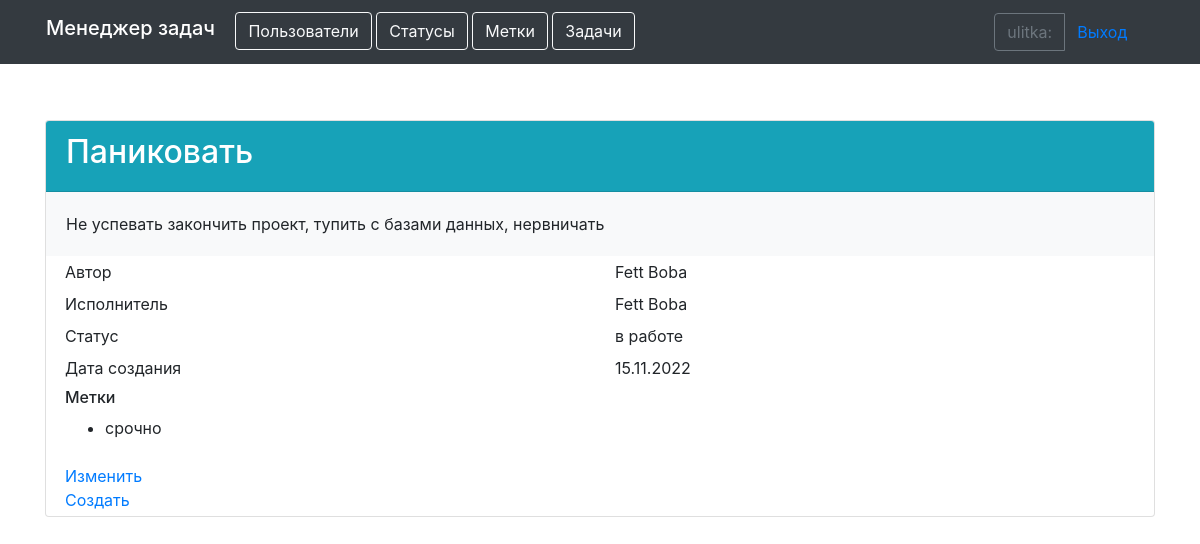
The app's page /tasks/1/ (signed in) with its own data.
### task_manager/apps/users/models.py (models this page shows)
class User(AbstractUser):
    def __str__(self):
        return self.get_full_name()

### task_manager/apps/tasks/models.py (models this page shows, shortened)
class Task(models.Model):
    name = models.CharField(max_length=255,
                            verbose_name=names.name)
    description = models.TextField(null=True,
                                   verbose_name=names.descr)
    author = models.ForeignKey(User, on_delete=models.PROTECT,
                               verbose_name=names.author)
    status = models.ForeignKey(Status, on_delete=models.PROTECT,
                               verbose_name=names.status)
    executor = models.ForeignKey(User, on_delete=models.PROTECT,
                                 null=True,
                                 related_name='executor',
                                 verbose_name=names.executor
                                 )
    time_create = models.DateTimeField(auto_now_add=True,
                                       verbose_name=names.date)
    label = models.ManyToManyField(Label, through='LabelForTask',
                                   verbose_name=names.label)

### task_manager/apps/statuses/models.py (models this page shows)
class Status(models.Model):
    time_create = models.DateTimeField(auto_now_add=True)
    name = models.CharField(max_length=255,
                            verbose_name=names.name)
    def __str__(self):
        return self.name

### task_manager/apps/labels/models.py (models this page shows)
class Label(models.Model):
    time_create = models.DateTimeField(auto_now_add=True)
    name = models.CharField(max_length=255,
                            verbose_name=names.name)
    def __str__(self):
        return self.name

### task_manager/apps/tasks/views.py (the view, shortened to what this page needs)
# urls.py: path('<int:pk>/', ShowTask.as_view(), name='show_task'),
class ShowTask(LoginRequiredMixin, DetailView):
    model = Task
    template_name = 'tasks/show_task.html'
    context_object_name = 'task'
    login_url = 'login'

### task_manager/templates/tasks/show_task.html
{% extends 'basic.html' %}
{% load bootstrap4 %}
{% load i18n %}
{% block content %}
<div class="card">
  <div class="card-header bg-info text-white">
    <h2>{{ task.name }}</h2>
  </div>
    <div class="card-body bg-light" >
    {{ task.description }}
    </div>
     <div class="row m-1">
        <div class="col">{% translate 'Author' %}</div>
        <div class="col">{{ task.author }}</div>
      </div>
      <div class="row m-1">
        <div class="col">{% translate 'Executor' %}</div>
        <div class="col">{{ task.executor }}</div>
      </div>
      <div class="row m-1">
        <div class="col">{% translate 'Status' %}</div>
        <div class="col">{{ task.status }}</div>
      </div>
      <div class="row m-1">
        <div class="col">{% translate 'Created date' %}</div>
        <div class="col">{{ task.time_create|date:'d.m.Y' }}</div>
      </div>
    <div class="row m-1">
        <div class="col">
            <h6>{% translate "Labels:" %}</h6>
            {% for lbl in task.label.all %}
            <ul>
                <li>{{ lbl }}</li>
            </ul>
            {% endfor %}
        </div>
    </div>
    <div class="row m-1">
        <div class="col">
          <a href="{% url 'update_tsk' task.pk %}">{% translate 'Update' %}</a>
          <br>
          <a href="{% url 'delete_tsk' task.pk %}">{% translate 'Create' %}</a>
        </div>
    </div>
</div>
{% endblock %}

### task_manager/templates/basic.html (shortened to what this page needs)
{% load bootstrap4 %}
{% load i18n %}
{% get_current_language as LANGUAGE_CODE %}
{% bootstrap_css %}
<!DOCTYPE html>
<html lang="{{ LANGUAGE_CODE }}">
<head>
</head>
<body class="d-flex flex-column h-100">
    <header>
        <div class="container d-flex justify-content-between">
            <nav class="navbar navbar-expand-md navbar-dark fixed-top bg-dark">
                <div class="container-fluid">
                    <div class="col-md-10">
                        <h1 class="navbar-brand" >{% translate "Task manager" %}</h1>
                        <a href="{% url 'users_list' %}" class="btn btn-outline-light" role="button">{% translate "Users" %}</a>
                        {% if request.user.is_authenticated %}
                        <a href="{% url 'statuses' %}" class="btn btn-outline-light" role="button">{% translate "Statuses" %}</a>
                        <a href="{% url 'labels' %}" class="btn btn-outline-light" role="button">{% translate "Labels" %}</a>
                        <a href="{% url 'tasks_list' %}" class="btn btn-outline-light" role="button">{% translate "Tasks" %}</a>
                        {% endif %}
                    </div>
                    <div class="col-6 col-md-2">
                        {% if request.user.is_authenticated %}
                        <div class="btn-group" data-toggle="buttons">
                            <a class="btn btn-outline-secondary" >{{ user.username }}:</a>
                            <a href="{% url 'logout' %}" class="btn btn-link" role="button">{% translate "Log out" %}</a>
                            </div>
                        {% else %}
                        <div class="btn-group" data-toggle="buttons">
                            <a href="{% url 'login' %}" class="btn btn-link" role="button">{% translate "Log in" %}</a>
                            <a href="{% url 'register' %}" class="btn btn-link" role="button">{% translate "Sing up" %}</a>
                        </div>
                        {% endif %}
                    </div>
                </div>
            </nav>
        </div>
    </header>
    <main role="main" class="container" style="margin-top: 120px">
        {% block content %}
        {% endblock %}
    </main>
</body>
</html>

### records on screen
User: username "ulitka"
Task: name "Паниковать", description "Не успевать закончить проект, тупить с базами данных, нервничать", author "Fett Boba", executor "Fett Boba", status "в работе", time_create "15.11.2022"
Label: name "срочно"
